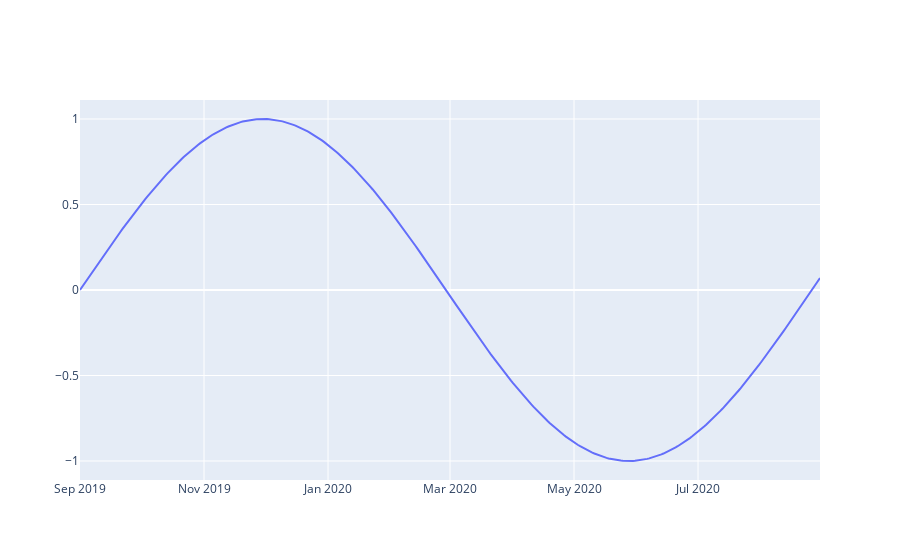

Notebook code cell kept with this figure:
### Markdown cell above
### Визуализация при помощи plotly

Создание графиков при plotly более трудоёмко, но графики сразу получаются интерактивными.

### Code cell
import plotly.graph_objects as go 

## создаём фигуру и добавляем в неё график
fig = go.Figure()
fig.add_trace(go.Scatter(x=df.t, y=df.y, mode='lines'))
fig.show()

### Figure 1 — Plotly figure (JSON) as saved in the notebook; plotly's stock layout.template omitted (floating-point values rounded to 4 significant figures; data arrays with more than 128 entries replaced by an {"elided": "..."} marker saying what was removed)
{"data": [{"mode": "lines", "type": "scatter", "x": {"elided": "365 str values"}, "y": {"elided": "365 float values"}}], "layout": {}}
